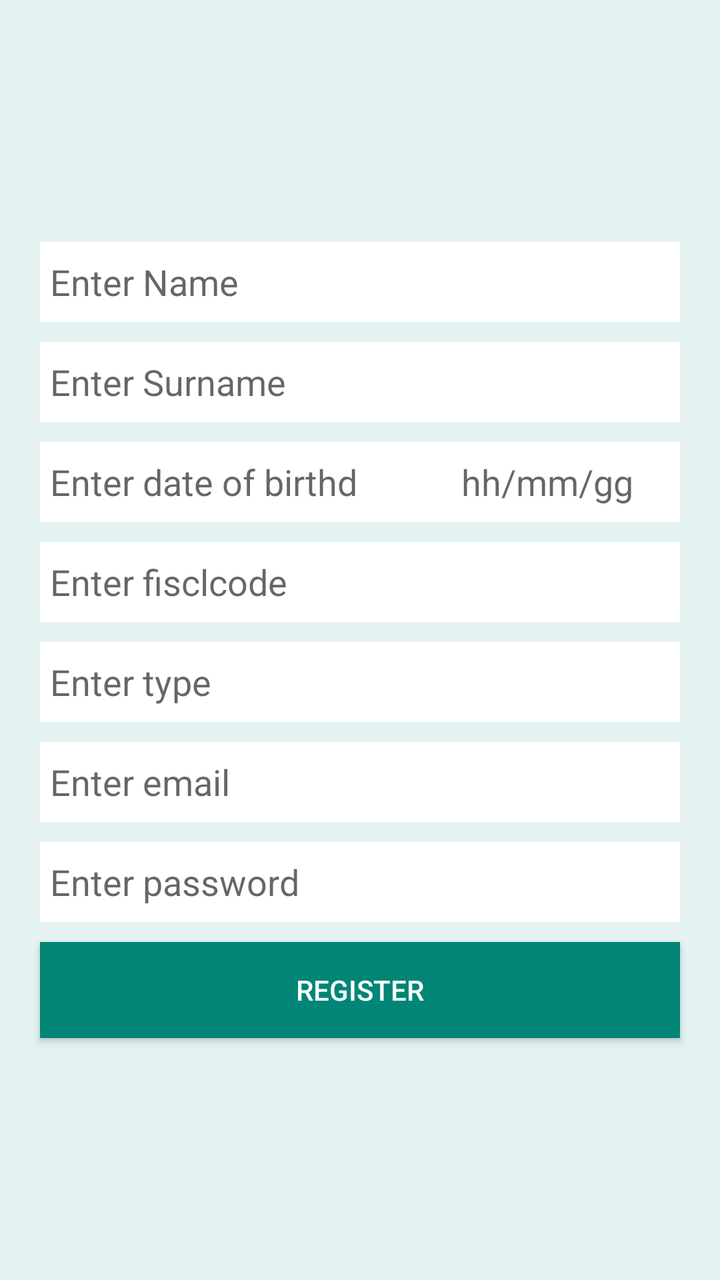
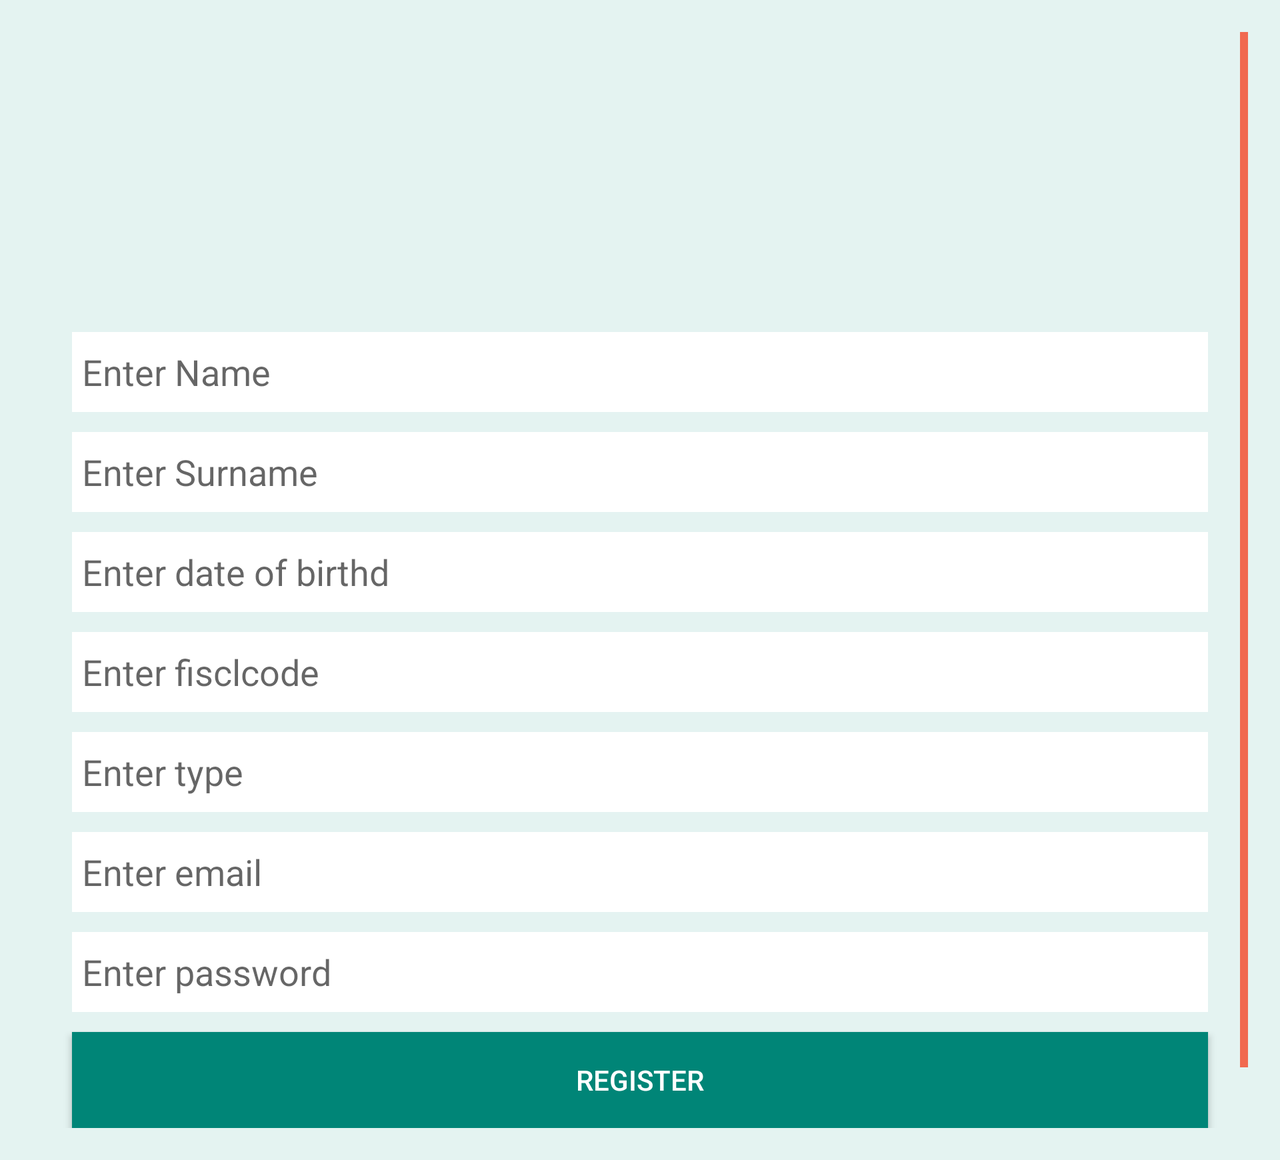

An Android layout and its configuration variant, each rendered on a device that would load it. The default file and the variant file are quoted in full after the pictures.
<!-- AndroidManifest.xml: activity theme AppTheme.NoActionBar -->
<!-- res/layout/activity_post_user.xml -->
<?xml version="1.0" encoding="utf-8"?>
<LinearLayout xmlns:android="http://schemas.android.com/apk/res/android"
    xmlns:tools="http://schemas.android.com/tools"
    android:layout_width="match_parent"
    android:layout_height="match_parent"
    android:orientation="vertical"
    android:gravity="center"
    android:background="@color/colorbackground">

    <EditText
        android:layout_width="match_parent"
        android:layout_height="40dp"
        android:id="@+id/etnameUser"
        android:layout_marginRight="20dp"
        android:layout_marginLeft="20dp"
        android:paddingLeft="5dp"
        android:background="#fff"
        android:hint="Enter Name"
        android:inputType="text"
        android:maxLines="1"
        android:paddingStart="5dp"
        android:singleLine="true"/>

    <EditText
        android:layout_width="match_parent"
        android:layout_height="40dp"
        android:id="@+id/etsurnamUser"
        android:layout_marginTop="10dp"
        android:layout_marginRight="20dp"
        android:layout_marginLeft="20dp"
        android:paddingLeft="5dp"
        android:background="#fff"
        android:hint="Enter Surname"
        android:inputType="text"
        android:maxLines="1"
        android:paddingStart="5dp"
        android:singleLine="true"/>

    <EditText
        android:layout_width="match_parent"
        android:layout_height="40dp"
        android:id="@+id/etdteofbirthUser"
        android:layout_marginTop="10dp"
        android:layout_marginRight="20dp"
        android:layout_marginLeft="20dp"
        android:paddingLeft="5dp"
        android:background="#fff"
        android:hint="Enter date of birthd            hh/mm/gg"
        android:inputType="text"
        android:maxLines="1"
        android:paddingStart="5dp"
        android:singleLine="true"/>

    <EditText
        android:layout_width="match_parent"
        android:layout_height="40dp"
        android:id="@+id/etfisclcodeUser"
        android:layout_marginTop="10dp"
        android:layout_marginRight="20dp"
        android:layout_marginLeft="20dp"
        android:paddingLeft="5dp"
        android:background="#fff"
        android:hint="Enter fisclcode"
        android:maxLength="16"
        android:inputType="text"
        android:maxLines="1"
        android:paddingStart="5dp"
        android:singleLine="true"/>

    <EditText
        android:layout_width="match_parent"
        android:layout_height="40dp"
        android:id="@+id/ettypeUser"
        android:layout_marginTop="10dp"
        android:layout_marginRight="20dp"
        android:layout_marginLeft="20dp"
        android:paddingLeft="5dp"
        android:background="#fff"
        android:hint="Enter type"
        android:inputType="text"
        android:maxLines="1"
        android:paddingStart="5dp"
        android:singleLine="true"/>

    <EditText
        android:layout_width="match_parent"
        android:layout_height="40dp"
        android:id="@+id/etemailUser"
        android:layout_marginTop="10dp"
        android:layout_marginRight="20dp"
        android:layout_marginLeft="20dp"
        android:paddingLeft="5dp"
        android:background="#fff"
        android:hint="Enter email"
        android:inputType="textEmailAddress"
        android:maxLines="1"
        android:paddingStart="5dp"
        android:singleLine="true"/>
    <EditText
        android:layout_width="match_parent"
        android:layout_height="40dp"
        android:id="@+id/etpasswordUser"
        android:layout_marginTop="10dp"
        android:layout_marginRight="20dp"
        android:layout_marginLeft="20dp"
        android:paddingLeft="5dp"
        android:background="#fff"
        android:hint="Enter password"
        android:inputType="text"
        android:maxLines="1"
        android:paddingStart="5dp"
        android:singleLine="true"/>

    <Button
        android:layout_width="match_parent"
        android:layout_height="wrap_content"
        android:id="@+id/btnPostUser"
        android:text="Register"
        android:background="@color/colorPrimary"
        android:textColor="#fff"
        android:layout_marginTop="10dp"
        android:layout_marginLeft="20dp"
        android:layout_marginRight="20dp"/>

</LinearLayout>
<!-- resources referenced by this layout -->
<resources>
  <color name="colorPrimary">#008577</color>
  <color name="colorbackground">#1702A58C</color>
  <style name="AppTheme.NoActionBar">
          <item name="windowActionBar">false</item>
          <item name="windowNoTitle">true</item>
      </style>
</resources>
<!-- res/layout-land/activity_post_user.xml (the repository's variant of the layout above) -->
<!-- drawn on the phone turned sideways -->
<?xml version="1.0" encoding="utf-8"?>
<ScrollView xmlns:android="http://schemas.android.com/apk/res/android"
    android:layout_width="match_parent"
    android:layout_height="match_parent"
    xmlns:tools="http://schemas.android.com/tools"
    android:background="@color/colorbackground"
    android:padding="16dp"
    android:scrollbarThumbVertical="@color/colorHome"
    tools:context=".PostUserActivity">

    <LinearLayout
        android:layout_width="match_parent"
        android:layout_height="match_parent"
        android:layout_gravity="center"
        android:orientation="vertical"
        android:layout_marginTop="100dp">

    <EditText
        android:layout_width="match_parent"
        android:layout_height="40dp"
        android:id="@+id/etnameUser"
        android:layout_marginRight="20dp"
        android:layout_marginLeft="20dp"
        android:paddingLeft="5dp"
        android:background="#fff"
        android:hint="Enter Name"
        android:inputType="text"
        android:maxLines="1"
        android:paddingStart="5dp"
        android:singleLine="true"/>

    <EditText
        android:layout_width="match_parent"
        android:layout_height="40dp"
        android:id="@+id/etsurnamUser"
        android:layout_marginTop="10dp"
        android:layout_marginRight="20dp"
        android:layout_marginLeft="20dp"
        android:paddingLeft="5dp"
        android:background="#fff"
        android:hint="Enter Surname"
        android:inputType="text"
        android:maxLines="1"
        android:paddingStart="5dp"
        android:singleLine="true"/>

    <EditText
        android:layout_width="match_parent"
        android:layout_height="40dp"
        android:id="@+id/etdteofbirthUser"
        android:layout_marginTop="10dp"
        android:layout_marginRight="20dp"
        android:layout_marginLeft="20dp"
        android:paddingLeft="5dp"
        android:background="#fff"
        android:hint="Enter date of birthd"
        android:inputType="text"
        android:maxLines="1"
        android:paddingStart="5dp"
        android:singleLine="true"/>

    <EditText
        android:layout_width="match_parent"
        android:layout_height="40dp"
        android:id="@+id/etfisclcodeUser"
        android:layout_marginTop="10dp"
        android:layout_marginRight="20dp"
        android:layout_marginLeft="20dp"
        android:paddingLeft="5dp"
        android:background="#fff"
        android:hint="Enter fisclcode"
        android:maxLength="16"
        android:inputType="text"
        android:maxLines="1"
        android:paddingStart="5dp"
        android:singleLine="true"/>

    <EditText
        android:layout_width="match_parent"
        android:layout_height="40dp"
        android:id="@+id/ettypeUser"
        android:layout_marginTop="10dp"
        android:layout_marginRight="20dp"
        android:layout_marginLeft="20dp"
        android:paddingLeft="5dp"
        android:background="#fff"
        android:hint="Enter type"
        android:inputType="text"
        android:maxLines="1"
        android:paddingStart="5dp"
        android:singleLine="true"/>

    <EditText
        android:layout_width="match_parent"
        android:layout_height="40dp"
        android:id="@+id/etemailUser"
        android:layout_marginTop="10dp"
        android:layout_marginRight="20dp"
        android:layout_marginLeft="20dp"
        android:paddingLeft="5dp"
        android:background="#fff"
        android:hint="Enter email"
        android:inputType="textEmailAddress"
        android:maxLines="1"
        android:paddingStart="5dp"
        android:singleLine="true"/>
    <EditText
        android:layout_width="match_parent"
        android:layout_height="40dp"
        android:id="@+id/etpasswordUser"
        android:layout_marginTop="10dp"
        android:layout_marginRight="20dp"
        android:layout_marginLeft="20dp"
        android:paddingLeft="5dp"
        android:background="#fff"
        android:hint="Enter password"
        android:inputType="text"
        android:maxLines="1"
        android:paddingStart="5dp"
        android:singleLine="true"/>

    <Button
        android:layout_width="match_parent"
        android:layout_height="wrap_content"
        android:id="@+id/btnPostUser"
        android:text="Register"
        android:background="@color/colorPrimary"
        android:textColor="#fff"
        android:layout_marginTop="10dp"
        android:layout_marginLeft="20dp"
        android:layout_marginRight="20dp"
        android:layout_marginBottom="50dp"/>
    </LinearLayout>

</ScrollView>
<!-- resources referenced by the variant -->
<!-- as the phone turned sideways resolves them -->
<resources>
  <color name="colorHome">#F16950</color>
  <color name="colorPrimary">#008577</color>
  <color name="colorbackground">#1702A58C</color>
  <style name="AppTheme.NoActionBar">
          <item name="windowActionBar">false</item>
          <item name="windowNoTitle">true</item>
      </style>
</resources>
